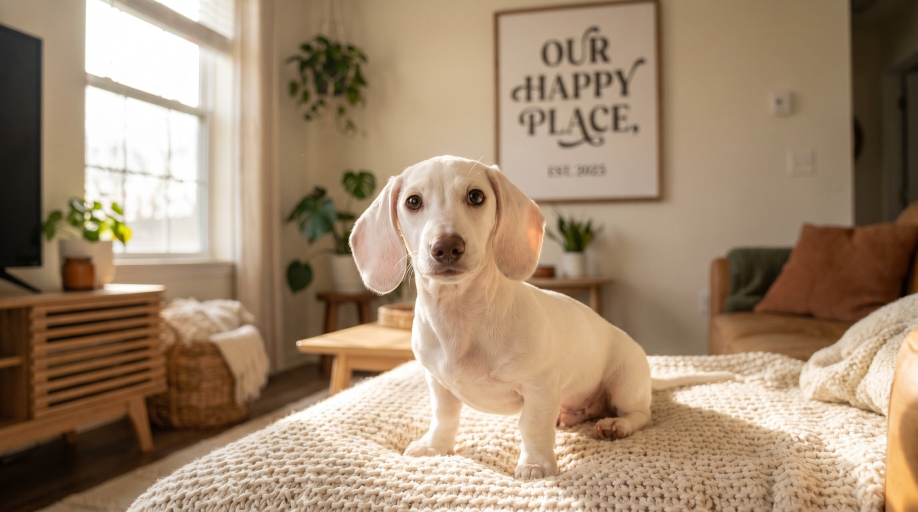
#> input picture brand/collage_src/dachshund.jpg, 2752 x 1536 px (shown at 1/3 size); its folder holds only this picture in this run
$ python -i listing_pack.py   (imports and definitions only)
#> lines starting #> are read from the running program, lines starting #| are printed output that depends on the picture
### quoteforge/images/room_mockup.py
"""Free styled-room mockup renderer.

The single biggest conversion lever for high-ticket wall art is CONTEXT: a
framed print shown on a styled wall sells for several times what the same print
sells for on a plain white background. This module takes a finished poster PNG
and composites it into a tasteful framed-on-wall lifestyle scene using Pillow —
no paid mockup service, no real-photo licensing required.

Two modes:
  - Synthetic scene (default): a soft gradient wall + baseboard + framed,
    matted print with a realistic drop shadow.
  - Real room photo: pass room_background_path and the framed print is composited
    onto it (centered in the upper portion, where wall art naturally hangs).

Output is a web-resolution listing image (not for printing) — these are the
images you upload to the Etsy gallery, NOT the print file.
"""
from pathlib import Path
from typing import Optional

from PIL import Image, ImageDraw, ImageFilter

# Wall color presets (top, bottom) for a subtle vertical gradient.
WALL_PRESETS = {
    "warm-gray": ((233, 229, 222), (214, 208, 198)),
    "sage":      ((222, 228, 214), (200, 209, 190)),
    "blush":     ((238, 226, 224), (223, 206, 203)),
    "greige":    ((226, 222, 215), (205, 199, 189)),
}

# Frame styles: (frame_color, mat_color, frame_fraction_of_print_width).
FRAME_STYLES = {
    "black": ((28, 28, 30), (250, 250, 248), 0.045),
    "white": ((248, 248, 246), (252, 252, 250), 0.045),
    "oak":   ((178, 142, 96), (250, 248, 244), 0.05),
    "walnut": ((92, 64, 48), (250, 248, 244), 0.05),
    "gold":  ((198, 160, 82), (250, 248, 244), 0.05),
    "black_slim": ((28, 28, 30), (252, 252, 250), 0.022),
    # Frameless looks (poster/canvas/acrylic/metal): thin edge, no mat.
    "none":  ((232, 228, 220), (255, 255, 255), 0.012),
}

# Map a frame catalog id -> a renderer style.
FRAME_ID_TO_STYLE = {
    "oak_premium": "oak", "walnut_premium": "walnut", "gold_gallery": "gold",
    "black_wood": "black", "white_wood": "white", "slim_black": "black_slim",
}


def _gradient_wall(size: tuple[int, int], top: tuple, bottom: tuple) -> Image.Image:
    """A soft top-to-bottom vertical gradient wall."""
    w, h = size
    base = Image.new("RGB", (1, h))
    for y in range(h):
        t = y / max(1, h - 1)
        base.putpixel((0, y), tuple(
            int(top[i] + (bottom[i] - top[i]) * t) for i in range(3)))
    return base.resize(size)


def _add_baseboard(wall: Image.Image, wall_color_bottom: tuple) -> None:
    """Draw a floor strip + baseboard at the bottom for grounding."""
    w, h = wall.size
    draw = ImageDraw.Draw(wall)
    floor_top = int(h * 0.82)
    # Floor: slightly darker, warmer band
    floor = tuple(max(0, c - 26) for c in wall_color_bottom)
    draw.rectangle([0, floor_top, w, h], fill=floor)
    # Baseboard: thin lighter trim line
    bb = tuple(min(255, c + 14) for c in wall_color_bottom)
    draw.rectangle([0, floor_top, w, floor_top + int(h * 0.012)], fill=bb)


def _frame_print(poster: Image.Image, frame_style: str,
                 target_w: int) -> Image.Image:
    """Wrap the poster in a mat + frame, preserving its aspect ratio."""
    frame_color, mat_color, frame_frac = FRAME_STYLES.get(
        frame_style, FRAME_STYLES["black"])
    # Resize poster to target inner width
    pw, ph = poster.size
    inner_w = target_w
    inner_h = int(ph * (inner_w / pw))
    art = poster.resize((inner_w, inner_h), Image.LANCZOS)

    mat = max(8, int(inner_w * 0.06))
    frame = max(10, int(inner_w * frame_frac))
    total_w = inner_w + 2 * (mat + frame)
    total_h = inner_h + 2 * (mat + frame)

    framed = Image.new("RGB", (total_w, total_h), frame_color)
    # Mat
    mdraw = ImageDraw.Draw(framed)
    mdraw.rectangle([frame, frame, total_w - frame, total_h - frame],
                    fill=mat_color)
    # Inner art
    framed.paste(art, (frame + mat, frame + mat))
    # Subtle inner bevel line around the art
    mdraw.rectangle(
        [frame + mat - 2, frame + mat - 2,
         total_w - frame - mat + 1, total_h - frame - mat + 1],
        outline=tuple(max(0, c - 40) for c in mat_color), width=2)
    return framed


def _paste_with_shadow(scene: Image.Image, framed: Image.Image,
                       top_left: tuple[int, int]) -> None:
    """Paste framed art onto the scene with a soft drop shadow behind it."""
    x, y = top_left
    fw, fh = framed.size
    offset = max(6, int(fw * 0.02))
    blur = max(8, int(fw * 0.03))
    # Shadow layer
    shadow = Image.new("RGBA", scene.size, (0, 0, 0, 0))
    sdraw = ImageDraw.Draw(shadow)
    sdraw.rectangle([x + offset, y + offset, x + fw + offset, y + fh + offset],
                    fill=(0, 0, 0, 120))
    shadow = shadow.filter(ImageFilter.GaussianBlur(blur))
    scene.paste(Image.new("RGB", scene.size, (0, 0, 0)), (0, 0), shadow)
    scene.paste(framed, (x, y))


def render_room_mockup(
    poster_path: Path,
    output_path: Path,
    wall: str = "warm-gray",
    frame_style: str = "black",
    room_background_path: Optional[Path] = None,
    size: tuple[int, int] = (1600, 1600),
) -> Path:
    """Composite a finished poster into a styled-room lifestyle mockup.

    poster_path : the rendered print PNG (from render_local_poster).
    wall        : a WALL_PRESETS key (ignored if room_background_path given).
    frame_style : a FRAME_STYLES key.
    Returns the mockup path (web-resolution listing image).
    """
#> called with wall = 'sage', frame_style = 'oak', size = (2000, 2000)
    output_path.parent.mkdir(parents=True, exist_ok=True)
    poster = Image.open(poster_path).convert("RGB")
#> poster is the input picture: PIL image 2752x1536 RGB; mean R, G, B 161.5, 137.5, 112.4

    # 1. Scene background
    if room_background_path and Path(room_background_path).exists():
        scene = Image.open(room_background_path).convert("RGB").resize(size)
    else:
        top, bottom = WALL_PRESETS.get(wall, WALL_PRESETS["warm-gray"])
        scene = _gradient_wall(size, top, bottom)
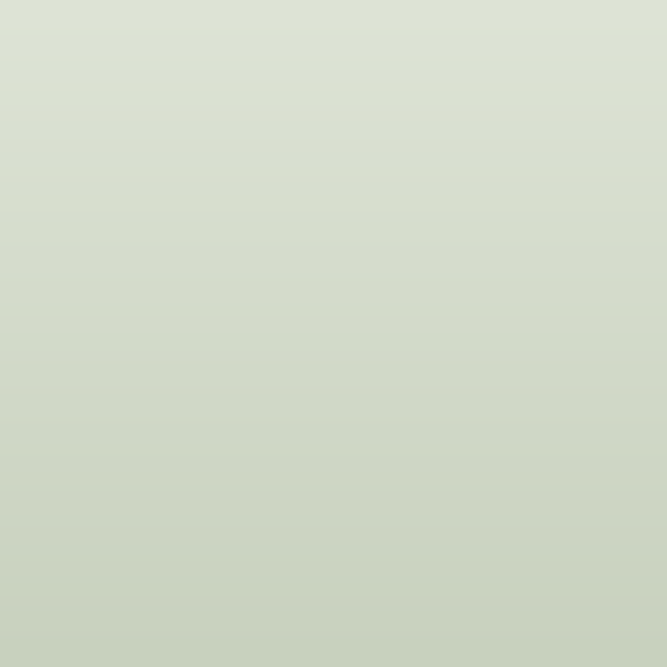
#> scene: PIL image 2000x2000 RGB (shown at 1/3 size); mean R, G, B 210.5, 218, 201.5
        _add_baseboard(scene, bottom)
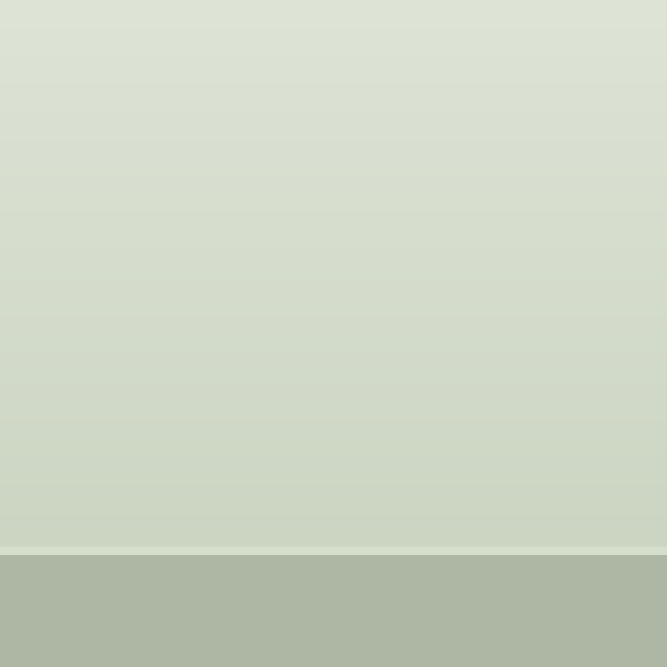
#> scene: PIL image 2000x2000 RGB (shown at 1/3 size); mean R, G, B 206.1, 213.6, 197

    w, h = size
    # 2. Frame the print at ~46% of scene width
    framed = _frame_print(poster, frame_style, target_w=int(w * 0.46))
#> (the rest of the program and of its run is left out)
